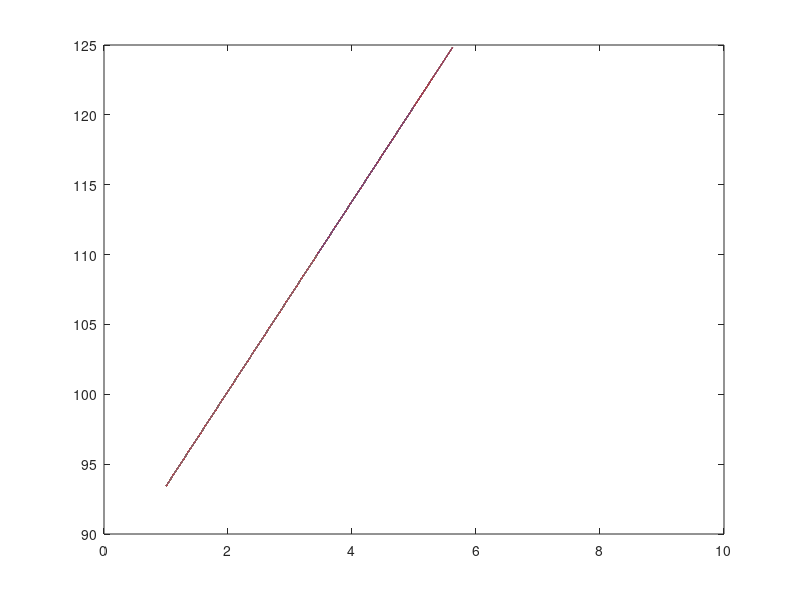
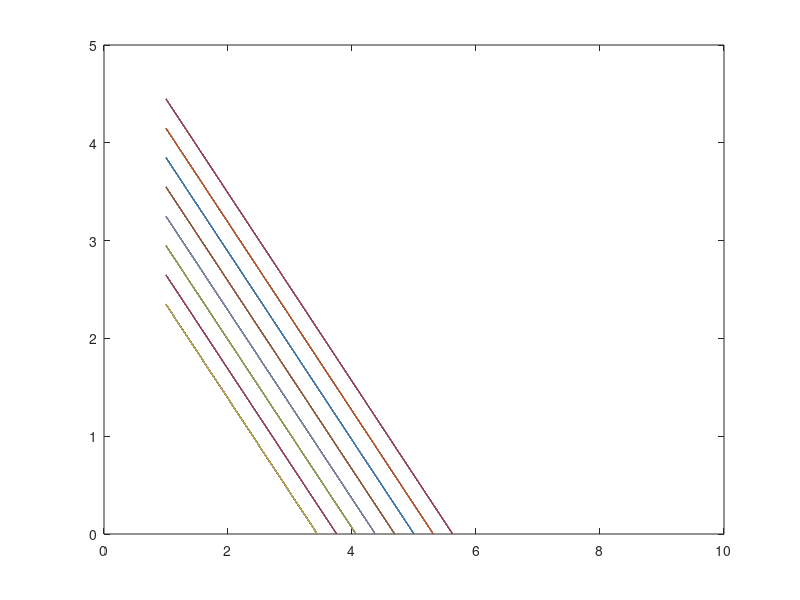

MATLAB code to generate these figures, in order:
clear all
close all

Psa_u_star = 100*1333; %mmHg * [ dynes/(mmHg*cm^2) ]
Psa_u = Psa_u_star; 
dP_RA = 2*1333;

height = 167.64; %cm
Hu = 0.5*32; %32;%cm %upper   32
Hl = -(0.5*42);%cm %lower 42

rho = 1; %g/cm^3
g_earth = 980; %gravitational acceleration cm/s^2
G = linspace(980,980*10, 10000); %cm/s^2

Rs = (16.49)*1333/(1000/60); %default 17.86, 16.49-20.02 (too high) systemic resistance (mmHg/(liters/s))
Gs = 1/Rs;
Gs_u = (1/3)*Gs;
Gs_l = (2/3)*Gs; 
Rs_l = 1/Gs_l;
Rs_u = 1/Gs_u; 
Rp = (1.61*1333)/(1000/60); %pulmonic resistance (mmHg/(liters/s))

C_RVD = (0.0350/1333)*1000; %right-ventricular diastolic compliance (liters/mmHg)
C_LVD = (0.00583/1333)*1000; %left-ventricular diastolic compliance (liters/mmHg)

Csa_l = (2/3)*(0.0018/1333)*1000;
Csa_u = (1/3)*(0.0018/1333)*1000;
Csv_l = (2/3)*(0.09/1333)*1000;
Csv_u = (1/3)*(0.09/1333)*1000;
Cs_l = Csa_l + Csv_l;

Cpa = (0.00412/1333)*1000; 
Cpv = (0.01/1333)*1000; 
Cp = Cpa + Cpv;
Vtotal = [3.7*1000 4*1000 4.3*1000 4.6*1000 4.9*1000 5.2*1000 5.5*1000 3.7*1000 5.8*1000]; % cm^3 * 1000


Gs = 1/Rs_u + 1/Rs_l; 
Gs_l = 1/Rs_l;
Ts = Csa_u*Rs_u; %Csa_l*Rs_l
Tp = Rp*Cpa;
Csa = Csa_u+Csa_l;

%P_thorax = linspace(-4*1333,3*1333, 8); %mmHg * dynes/(mmHg*cm^2)
P_thorax = -4.3*1333;
P_RA = P_thorax+dP_RA;

Vd_total_vec = zeros(1,length(G)); 
sol_Vd_Vtotal_G = zeros(length(P_thorax), length(G)); 
 sol_Q_Vtotal_G = zeros(length(P_thorax), length(G)); 
 sol_F_Vtotal_G = zeros(length(P_thorax), length(G)); 
 sol_Ppa_Vtotal_G = zeros(length(P_thorax),length(G));
 
for j = 1:length(Vtotal)
    for i = 1:length(G)
        if P_thorax <= -dP_RA %CASE 1
            Vd_total = Vtotal(j) - Cp*(C_RVD/C_LVD)*(dP_RA) - ...
            (Tp*Gs+Csa)*Psa_u_star - (Tp*Gs_l+Csa_l)*rho*G(i)*Hu...
            - Cs_l*rho*G(i)*(-Hl);
            Q = ((1/Rs_u)+(1/Rs_l))*Psa_u_star+ rho*G(i)*Hu/Rs_l;
            F = Q/(C_RVD*(P_RA-P_thorax));
            Ppv = P_thorax + (C_LVD/C_RVD)*dP_RA;
            Ppa = Ppv+Q*Rp;
            
        elseif P_thorax > -dP_RA && P_thorax < rho*G(i)*Hu - dP_RA %CASE 2
            Vd_total = Vtotal(j) - Cp*(C_RVD/C_LVD)*dP_RA - ...
            (Tp*Gs+Csa(j))*Psa_u_star - (Tp*Gs_l+Csa_l(j))*rho*G(i)*Hu ...
            - Cs_l*rho*G(i)*(-Hl) - (Csv_l-Tp*Gs_l)*(P_thorax+dP_RA);
            
            Psv_l = -rho*G(i)*Hl + P_thorax + dP_RA;
            Psv_u = 0; 
            Psa_l = Psa_u_star + rho*G(i)*(Hu-Hl); 

            Qs_u = Psa_u_star/Rs_u;
            Qs_l = (Psa_l-Psv_l)/Rs_l;
            Q = Qs_u + Qs_l;
            F = Q/(C_RVD*(dP_RA));
            Ppv = P_thorax + (C_LVD/C_RVD)*dP_RA;
            Ppa = Ppv+Q*Rp;
            
        elseif P_thorax >= rho*G(i)*Hu - dP_RA %CASE 3
            Vd_total = Vtotal(j) - Cp*(C_RVD/C_LVD)*dP_RA ...
            - (Tp*Gs+Csa)*Psa_u_star - (Tp*Gs+Csa_l-Csv_u)*rho*G(i)*Hu...
            - Cs_l*rho*G(i)*(-Hl) - (Csv_l-Tp*Gs)*(P_thorax+dP_RA);
        
            Psv_l = P_thorax + dP_RA + rho*G(i)*(-Hl);
            Psv_u = P_thorax + dP_RA - rho*G(i)*Hu ; 
            Psa_l = Psa_u_star + rho*G(i)*(Hu-Hl); 

            Qs_u = (Psa_u_star - Psv_u)/Rs_u;
            Qs_l = (Psa_l-Psv_l)/Rs_l;
            Q = Qs_u + Qs_l;
            F = Q/(C_RVD*(dP_RA));
            Ppv = P_thorax + (C_LVD/C_RVD)*dP_RA;
            Ppa = Ppv+Q*Rp;
        end
        if Vd_total > 0 
        Vd_total_vec(i) = Vd_total; 
      
          Q_vec(i) = Q; 
          F_vec(i) = F; 
          Ppa_vec(i) = Ppa; 
          
        else
          Vd_total_vec(i) = NaN; 
      
          Q_vec(i) = NaN; 
          F_vec(i) = NaN; 
          Ppa_vec(i) = NaN;
        end
    end
        sol_Vd_Vtotal_G(j,:) = Vd_total_vec; 
        sol_Q_Vtotal_G(j,:) = Q_vec; 
        sol_F_Vtotal_G(j,:) = F_vec; 
        sol_Ppa_Vtotal_G(j,:) = Ppa_vec;
end
%conversions:
G = G/100/(g_earth/100); 
sol_Q_Vtotal_G = sol_Q_Vtotal_G*60/1000; 
sol_F_Vtotal_G = sol_F_Vtotal_G*60;
sol_Ppa_Vtotal_G = sol_Ppa_Vtotal_G/1333;
sol_Vd_Vtotal_G = sol_Vd_Vtotal_G/1000;

%%% PLOT OPTIONS %%%
 
%%plot(x, y,myLineColorPref,'color', myLineColorVec,'LineWidth', myLineWidth) %buffer times in black
myLineColorPref="k-"; %black line
myLineColorVec = [0,0,0]; %black -> shades of gray
myLineWidth = 1;
myLabelFontSize=18;
alpha=0.1; %increment for gray
beta=1;

figure(1)
for i = 1 : length(Vtotal)
    plot(G, sol_F_Vtotal_G)
    hold on
end
   
figure(2)
for i = 1 : length(Vtotal)
    plot(G, sol_Vd_Vtotal_G)
    hold on
end
